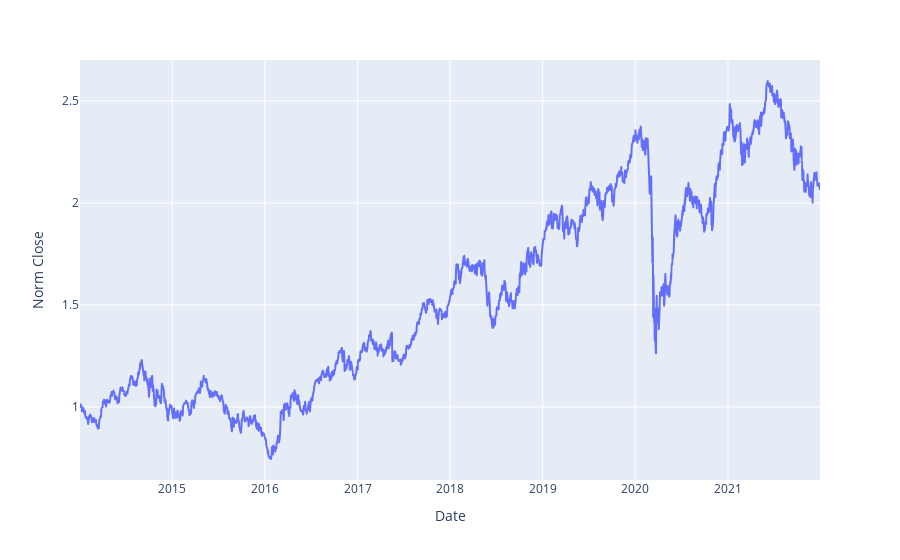

Here is the notebook cell this chart was saved with:
### Code cell
fig=px.line(norm,x='Date',y='Norm Close')
fig.show()

### Figure 1 — Plotly figure (JSON) as saved in the notebook; plotly's stock layout.template omitted (floating-point values rounded to 4 significant figures; data arrays with more than 128 entries replaced by an {"elided": "..."} marker saying what was removed)
{"data": [{"hovertemplate": "Date=%{x}<br>Norm Close=%{y}<extra></extra>", "legendgroup": "", "line": {"color": "#636efa", "dash": "solid"}, "marker": {"symbol": "circle"}, "mode": "lines", "name": "", "showlegend": false, "type": "scattergl", "x": {"elided": "1978 str values"}, "xaxis": "x", "y": {"elided": "1978 float values"}, "yaxis": "y"}], "layout": {"legend": {"tracegroupgap": 0}, "margin": {"t": 60}, "xaxis": {"anchor": "y", "domain": [0, 1], "title": {"text": "Date"}}, "yaxis": {"anchor": "x", "domain": [0, 1], "title": {"text": "Norm Close"}}}}
